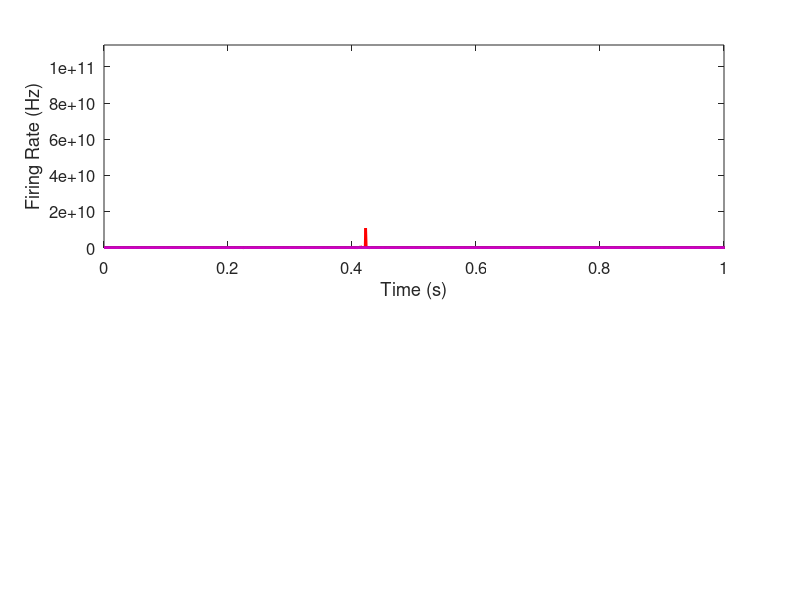

Recreate this plot in MATLAB. (Note: this script raises an error after producing the figure.)
function [Y,F,S] = simulate_PD(varargin)
clc;
%close all;
%clear all;

% the parameter descriptions of the original model as per Nevado Holgado
% 2010 with additional features
% note we add autoinhibition in cortical layers in accordance with the CMC
% paper of Rosalyn Moran. Additional additions are a model of the GPi. The
% time constants of the GPi are taken from the literature.

Y = [];
F = [];
S = [];

if isempty(varargin)
    p.D        = 1;
    D = p.D;
    p.dTsg     = 6e-3;     %D*6e-3;   % ms
    p.dTgs     = 6e-3;     %D*6e-3;   % ms
    p.dTgg     = D*4e-3;   % ms
    p.dTcs     = D*5.5e-3;
    p.dTsc     = D*20e-3;  %21.5e-3;
    p.dTsgpi   = 6e-3;
    p.dTgpegpi = 6e-3;
    p.dTgpigpi = 4*1e-3;
    
    p.Ts   = 12.8*1e-3;   % ms %12.8
    p.Tg   = 20*1e-3;     % ms %20
    p.Te   = 11e-3;       %10e-3;  % ms
    p.Ti   = 11e-3;       %10e-3;  % ms
    p.Tgpi = 14e-3;       % see https://www.ncbi.nlm.nih.gov/pmc/articles/PMC2585404/#!po=67.1053 for reference
    
    p.Ctx  = 172.18;      %27;       % spm/s
    p.Str  = 8.46;        %  2;      % sp/s
    p.Ms   = 300;         % sp/s
    p.Bs   = 10;          %17;     % sp/s
    p.Mg   = 400;         % sp/s
    p.Bg   = 20;          %75;     % sp/s
    p.Mgi  = 300;
    p.Bgi  = 18;
    p.Mi   = 205;         % normal range 200-330 sp/s
    p.Bi   = 9.87;        % normal range 0-20 sp/s
    p.Me   = 75;          % normal range 50-80 sp/s
    p.Be   = 17.85;       % normal range 0-20 sp/s
    
    % for the cortical populations
    p.dTcs  = D*5.5e-3;   % ms - allowed range 1-10 ms
    p.dTcc  = D*6e-3;     %5e-3%1e-3;%4.65e-3;  % 2;     % ms - allowed range 1-10 ms
    
    p.K = 1;
    % disease
    p.Wsg  = 4.87;  %19 + p.K*(20-19);
    p.Wgs  = 1.33;  %1.12 + p.K*(10.7-1.12);
    p.Wgg  = 0.53;  %0.53;%6.6 + p.K*(12.3 - 6.6);
    p.Wcs  = 7.98;     %2.42 + p.K*(9.2 - 2.42);
    
    % cortical parameters
    p.Wsc     = 0; %0.4;%0.4;%0.4;%0.4%8.93;
    p.Wcc     = 4;
    p.Wsgpi   = 3.7;
    p.Wgpegpi = 1;
    
    % stochastic component - for integration and for summation
    p.S       = 40;
    p.SN      = 0;
    
    % generate plot
    p.Plot    = 1;
    
    % plot phase portrait
    p.PhaseP  = 0;
    
    % integration method
    p.Method  = 'S';
    
    % Time duration
    p.length  = 5;
else
    p = varargin{1};
end


% integrate model via deterministic or stochastic approach
IC              = zeros(5,1);

if     strcmp(p.Method,'D')
    %ops_DDE         = ddeset('RelTol',1e-5,'AbsTol',1e-5,'MaxStep',5*1e-3);
    ops_DDE         = ddeset('MaxStep',1e-3);
    sol             = dde23(@ddefun, [p.dTsg,p.dTgs,p.dTgg, p.dTcs, p.dTsc, p.dTcc, p.dTsgpi, p.dTgpegpi, p.dTgpigpi]', IC, [0 p.length], ops_DDE,p);
elseif strcmp(p.Method,'S')
    sol = Euler_Maruyama(p,IC,p.length,1e-3);
end
sol.y           = sol.y + p.SN*randn(size(sol.y,1),size(sol.y,2));

if p.Plot
    if p.PhaseP
        im = 3;
    else
        im = 2;
    end
    
    figure;subplot(im,1,1);
    plot(sol.x,sol.y(1,:),'b','LineWidth',2);hold on;
    plot(sol.x,sol.y(2,:),'g','LineWidth',2);hold on;
    plot(sol.x,sol.y(3,:),'r','LineWidth',2);hold on;
    plot(sol.x,sol.y(4,:),'k','LineWidth',2);hold on;
    plot(sol.x,sol.y(5,:),'m','LineWidth',2);hold on;
    axis([0 1 0 max(sol.y(:))+20]);
    xlabel('Time (s)');ylabel('Firing Rate (Hz)');
    set(gca,'FontSize',12);
    %title('DDE 23');
    
    
    [S,~,f] = ft_specest_mtmfft(sol.y(:,sol.x>0.5),sol.x(sol.x>0.5),'taper','dpss','tapsmofrq',1,'freqoi',[0:1: 50]);
    s = squeeze(mean(abs(S),1));
    
    subplot(im,1,2);
    plot(f,s(1,:),'b','LineWidth',2);hold on;
    plot(f,s(2,:),'g','LineWidth',2);hold on;
    plot(f,s(3,:),'r','LineWidth',2);hold on;
    plot(f,s(4,:),'k','LineWidth',2);hold on;
    plot(f,s(5,:),'m','LineWidth',2);hold on,
    xlabel('Frequency (Hz)');ylabel('Power (AU)');
    h = legend({'STN','GPe','GPi','Cortex E','Cortex I'});
    set(h,'box','off','LineWidth',2);
    if isfield(p,'axis')
        axis([0 p.axis(1) 0 p.axis(2)]);
    end
    set(gca,'FontSize',12);
    
    if p.PhaseP
        subplot(im,1,3)
        scatter(sol.y(1,sol.x>1.5),sol.y(2,sol.x>1.5),10,sol.y(4,sol.x>1.5),'filled')
        xlabel('STN rate (Hz)');
        ylabel('GPe rate (Hz)');
        box on;
        set(gca,'FontSize',12);
        try
        ylim(p.ylim)
        end
    end
end
Y.y = sol.y;
Y.x = sol.x;
if p.Plot
    F.f = f;
    F.s = s;
end


end


function y = sigmoid (x,max,min)
y = max./(1+(exp(-4*x*inv(max))*(max-min)/min));
end

function dydt = ddefun(t,Y,Z,p)
% the integral function
% Y(1) = STN
% Y(2) = GP
% Y(3) = GPi
% Y(4) = Cortex - E
% Y(5) = Cortex - I

% Z(:,1) = dTsg
% Z(:,2) = dTgs
% Z(:,3) = dTgg
% Z(:,4) = dTcs
% Z(:,5) = dTsc  % Note that this is now an inhbitory effect of the GPi
% Z(:,6) = dTcc
% Z(:,7) = dTsGPi
% Z(:,8) = dTGPeGPi
% Z(:,9) = 

% remember that Z is coded Z(i,j) such that i is the giving population and
% j is the delay

% [p.dTsg,p.dTgs,p.dTgg, p.dTcs, p.dTsc, p.dTcc, p.dTsgpi, p.dTgpegpi, p.dTgpigpi]

dydt = zeros(5,1);
S       =   p.S;
dydt(1) =   (sigmoid(-p.Wgs*Z(2,2)   + p.Wcs*Z(4,4),p.Ms,p.Bs)                                 - Y(1) + S*randn)/p.Ts;   % STN
dydt(2) =   (sigmoid( p.Wsg*Z(1,1)   - p.Wgg*Z(2,3) - p.Str,p.Mg,p.Bg)                         - Y(2) + S*randn)/p.Tg;   % GPe
dydt(3) =   (sigmoid( p.Wsgpi*Z(1,7) - p.Wgpegpi*Z(2,8) - p.Wgg*Z(3,9) -p.Str,p.Mgi,p.Bgi)     - Y(3) + S*randn)/p.Tgpi; % GPi          
dydt(4) =   (sigmoid(-p.Wsc*Z(3,5)   - p.Wcc*Z(5,6) + p.Ctx,p.Me,p.Be)                         - Y(4) + S*randn)/p.Te;   % Cortex E
dydt(5) =   (sigmoid(p.Wcc*Z(4,6)    - p.Wcc/1*Z(5,6),p.Mi,p.Bi)                               - Y(5) + S*randn)/p.Ti;   % Cortex I

end

function sol = Euler_Maruyama(p,IC,T,dt)

% solves a bespoke SDDE of the following form using the Euler-Maruyama
% method which is a truncation of the Ito-Taylor expansion. 

% X(j) = X(j-1) + f(X(j-1),X(j-Nd)*dT + K*(W(j) - W(j-1)

% https://epubs.siam.org/doi/pdf/10.1137/S0036144500378302
% https://www.sciencedirect.com/science/article/pii/S037704270500124X#bib1

% y(1) = STN
% y(2) = GP
% y(3) = GPi
% y(4) = Cortex - E
% y(5) = Cortex - I


Nt         = T/dt;                         % discretise integration steps
max_delays = max([p.dTsg,p.dTgs,p.dTgg, p.dTcs, p.dTsc, p.dTcc, p.dTsgpi, p.dTgpegpi, p.dTgpigpi]);

% express delays in terms of time steps
dTsg       = floor(p.dTsg/dt);
dTgs       = floor(p.dTgs/dt);
dTgg       = floor(p.dTgg/dt);
dTcs       = floor(p.dTcs/dt);
dTsc       = floor(p.dTsc/dt);
dTcc       = floor(p.dTcc/dt);
dTsgpi     = floor(p.dTsgpi/dt);
dTgpegpi   = floor(p.dTgpegpi/dt);
dTgpigpi   = floor(p.dTgpigpi/dt);

Ndt        = max_delays/dt;

y          = zeros(numel(IC),Nt);          % set the output matrix
dW         = sqrt(dt).*randn(size(y));     % brownian motion 
W          = cumsum(dW,2);                 % discretised brownian path
yA         = [zeros(numel(IC),Ndt) y];     % augment for delays

for i = Ndt+2:size(yA,2)
    
    % deterministic portion  - equation of motion multiplied by step size dfdt*dt
    dfdt_dt(1) = dt * (sigmoid(-p.Wgs      *yA(2,i-dTgs)       + p.Wcs     * yA(4,i-dTcs),p.Ms,p.Bs)    - yA(1,i-1))/p.Ts;
    dfdt_dt(2) = dt * (sigmoid( p.Wsg      *yA(1,i-dTsg)       - p.Wgg     * yA(2,i-dTgg)              - p.Str,p.Mg,p.Bg)    - yA(2,i-1))/p.Tg;
    dfdt_dt(3) = dt * (sigmoid( p.Wsgpi    *yA(1,i-dTsgpi)     - p.Wgpegpi * yA(2,i-dTgpegpi)          - p.Wgg*yA(3,i-dTgpigpi) -p.Str,p.Mgi,p.Bgi) - yA(3,i-1))/p.Tgpi;
    dfdt_dt(4) = dt * (sigmoid(-p.Wsc      *yA(3,i-dTsc)       - p.Wcc     * yA(5,i-dTcc)              + p.Ctx                       ,p.Me,p.Be)    - yA(4,i-1))/p.Te;
    dfdt_dt(5) = dt * (sigmoid( p.Wcc      *yA(4,i-dTcc)       - p.Wcc     * yA(5,i-dTcc)              ,p.Mi,p.Be)    - yA(5,i-1))/p.Ti; 
    
    if 1
        % stochastic portion - Brownian motion (signal dependence)
        g_dw(1)    = yA(1,i-1) * p.S * dW(1,i-Ndt-1);
        g_dw(2)    = yA(2,i-1) * p.S * dW(2,i-Ndt-1);
        g_dw(3)    = yA(3,i-1) * p.S * dW(3,i-Ndt-1);
        g_dw(4)    = yA(4,i-1) * p.S * dW(4,i-Ndt-1);
        g_dw(5)    = yA(5,i-1) * p.S * dW(5,i-Ndt-1);
    else
        g_dw(1)    = p.S * dW(1,i-Ndt-1);
        g_dw(2)    = p.S * dW(2,i-Ndt-1);
        g_dw(3)    = p.S * dW(3,i-Ndt-1);
        g_dw(4)    = p.S * dW(4,i-Ndt-1);
        g_dw(5)    = p.S * dW(5,i-Ndt-1);
    end
    % EM update
    yA(1,i)    = yA(1,i-1) + dfdt_dt(1) + g_dw(1);
    yA(2,i)    = yA(2,i-1) + dfdt_dt(2) + g_dw(2);
    yA(3,i)    = yA(3,i-1) + dfdt_dt(3) + g_dw(3);
    yA(4,i)    = yA(4,i-1) + dfdt_dt(4) + g_dw(4);
    yA(5,i)    = yA(5,i-1) + dfdt_dt(5) + g_dw(5);
    
end
yA = yA(:,Ndt+1:end);
sol.y = yA;
sol.x = 0:dt:T-dt;


end
